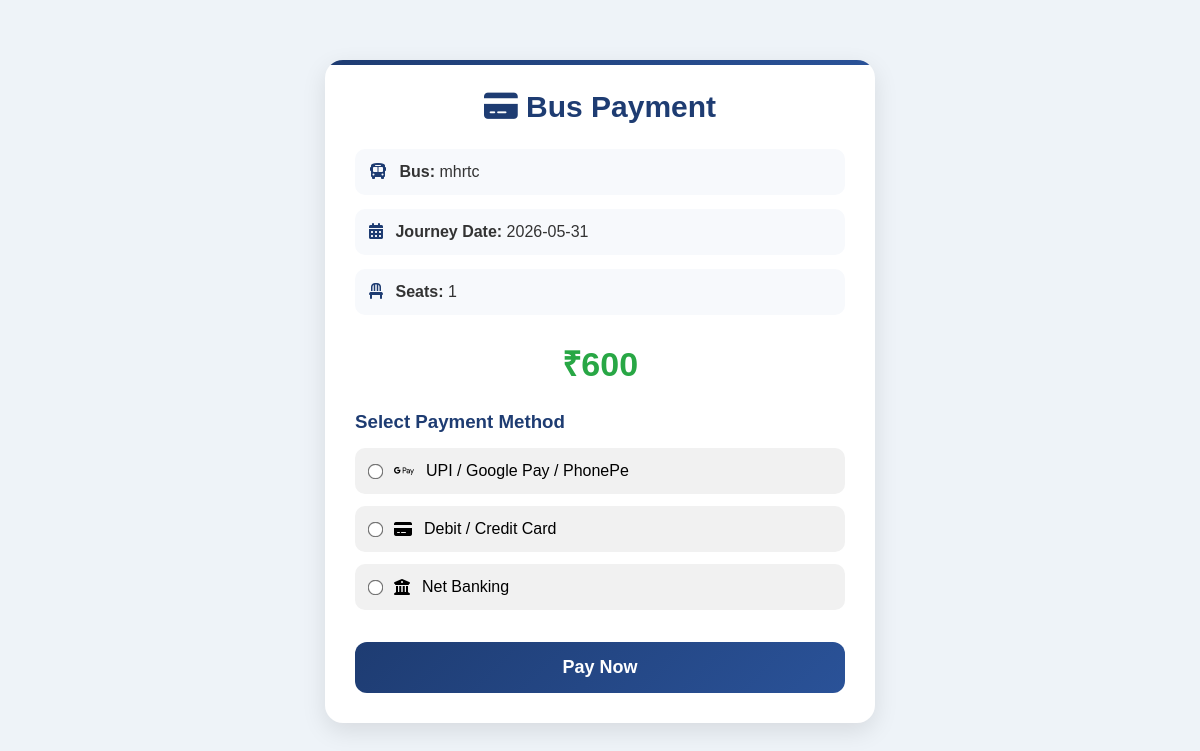
The app's page /paymentu.php?id=1 with its own data.
### tables this page shows
CREATE TABLE `bus_bookings` (
  `id` int(11) NOT NULL,
  `user_id` int(11) DEFAULT NULL,
  `bus_id` int(11) DEFAULT NULL,
  `journey_date` date DEFAULT NULL,
  `seats` varchar(255) DEFAULT NULL,
  `total_amount` decimal(10,2) DEFAULT NULL,
  `payment_status` enum('Pending','Paid') DEFAULT 'Pending',
  `booking_status` enum('Booked','Cancelled') DEFAULT 'Booked',
  `booking_date` timestamp NOT NULL DEFAULT current_timestamp()
);

CREATE TABLE `buses` (
  `id` int(11) NOT NULL,
  `bus_name` varchar(100) DEFAULT NULL,
  `bus_number` varchar(50) DEFAULT NULL,
  `bus_type` varchar(50) DEFAULT NULL,
  `seat_type` varchar(50) DEFAULT NULL,
  `total_seats` int(11) DEFAULT NULL,
  `from_city` varchar(100) DEFAULT NULL,
  `to_city` varchar(100) DEFAULT NULL,
  `departure_time` time DEFAULT NULL,
  `arrival_time` time DEFAULT NULL,
  `price` decimal(10,2) DEFAULT NULL,
  `status` enum('Available','Unavailable') DEFAULT 'Available',
  `created_at` timestamp NOT NULL DEFAULT current_timestamp(),
  `available_seats` int(11) NOT NULL
);

### paymentu.php (the view, shortened to what this page needs)
<?php
require_once 'config.php';
$booking_id = intval($_GET['id']);
$query = mysqli_query($conn,"
SELECT
bus_bookings.*,
buses.bus_name
FROM bus_bookings
JOIN buses
ON bus_bookings.bus_id = buses.id
WHERE bus_bookings.id='$booking_id'
");
$booking = mysqli_fetch_assoc($query);
?>
<!DOCTYPE html>
<html lang="en">
<head>
<link rel="stylesheet"
href="https://cdnjs.cloudflare.com/ajax/libs/font-awesome/6.5.1/css/all.min.css">
</head>
<body>
<div class="payment-box">
    <h2>
        <i class="fa-solid fa-credit-card"></i>
        Bus Payment
    </h2>
    <div class="detail">
        <i class="fa-solid fa-bus"></i>
        <b>Bus:</b>
        <?php echo htmlspecialchars($booking['bus_name']); ?>
    </div>
    <div class="detail">
        <i class="fa-solid fa-calendar-days"></i>
        <b>Journey Date:</b>
        <?php echo htmlspecialchars($booking['journey_date']); ?>
    </div>
    <div class="detail">
        <i class="fa-solid fa-chair"></i>
        <b>Seats:</b>
        <?php echo htmlspecialchars($booking['seats']); ?>
    </div>
    <div class="amount">
        ₹<?php echo number_format($booking['total_amount']); ?>
    </div>
    <form method="POST">
        <div class="payment-method">
            <h3>Select Payment Method</h3>
            <label>
                <input type="radio"
                name="payment_method"
                value="UPI"
                required>
                <i class="fa-brands fa-google-pay"></i>
                UPI / Google Pay / PhonePe
            </label>
            <label>
                <input type="radio"
                name="payment_method"
                value="Card">
                <i class="fa-solid fa-credit-card"></i>
                Debit / Credit Card
            </label>
            <label>
                <input type="radio"
                name="payment_method"
                value="Net Banking">
                <i class="fa-solid fa-building-columns"></i>
                Net Banking
            </label>
        </div>
        <button type="submit"
        name="pay_now"
        class="pay-btn">
            Pay Now
        </button>
    </form>
</div>
</body>
</html>

### paymentu.php (style rules this page uses)
* { margin:0; padding:0; box-sizing:border-box; font-family:Arial,sans-serif; }
body { background:#eef3f8; padding:20px; }
.payment-box { max-width:550px; margin:40px auto; background:#fff; padding:30px; border-radius:18px; box-shadow:0 8px 25px rgba(0,0,0,0.1); position:relative; overflow:hidden; }
.payment-box::before { content:""; position:absolute; top:0; left:0; width:100%; height:5px; background:linear-gradient(90deg,#1e3c72,#2a5298); }
.payment-box h2 { text-align:center; color:#1e3c72; margin-bottom:25px; font-size:30px; }
.detail { background:#f7f9fc; padding:14px; border-radius:10px; margin-bottom:14px; color:#333; font-size:16px; }
.detail i { color:#1e3c72; margin-right:8px; }
.amount { text-align:center; margin:25px 0; font-size:34px; font-weight:bold; color:#28a745; }
.payment-method h3 { margin-bottom:15px; color:#1e3c72; }
.payment-method label { display:flex; align-items:center; gap:12px; background:#f1f1f1; padding:14px; border-radius:10px; margin-bottom:12px; cursor:pointer; transition:0.3s; }
.payment-method input { transform:scale(1.2); }
.pay-btn { width:100%; margin-top:20px; padding:15px; border:none; border-radius:12px; background:linear-gradient(135deg,#1e3c72,#2a5298); color:#fff; font-size:18px; font-weight:bold; cursor:pointer; transition:0.3s; }

### records on screen
bus_bookings: bus.bus_name "mhrtc", journey_date "2026-05-31", seats "1", total_amount "600"
